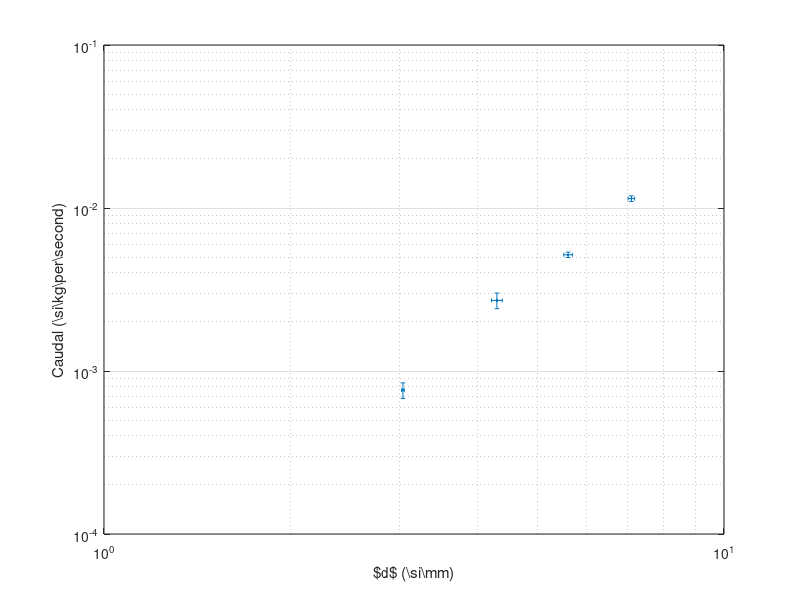

Reproduce this figure in MATLAB.
function CaudalesBase()
    diametros = csvread("data/diametros.csv");
    diametros = diametros(2:end, 2:end);
    
    caudales = csvread("data/caudales.csv");
    caudales = caudales(2:end, 2:end);
    
    errorbar(diametros(:, 1), caudales(:, 1), diametros(:, 2), caudales(:, 2), ...
        "~>.");
    
    set(gca, "xscale", "log");
    set(gca, "yscale", "log");
    xlabel("$d$ (\\si{\\mm})");
    ylabel("Caudal (\\si{\\kg\\per\\second})");
    grid on;
end
